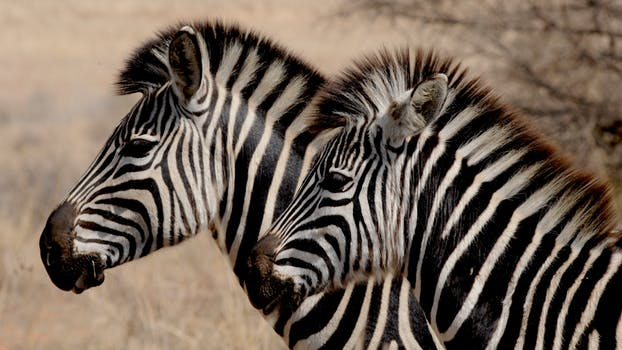
#> input picture images/zebras.jpg, 622 x 350 px
$ python opencv_gaussian.py
#> lines starting #> are read from the running program, lines starting #| are printed output that depends on the picture
import cv2
import matplotlib.pyplot as plt


img = cv2.imread("images/zebras.jpg", cv2.IMREAD_GRAYSCALE)
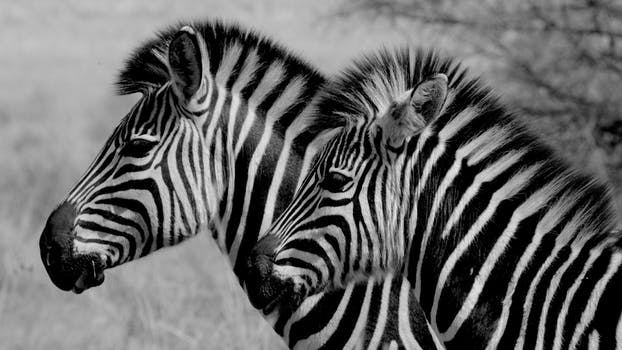
#> img: shape (350, 622); min 0, max 235, mean 104.2

kernel = cv2.getGaussianKernel(11, 2)

kernel = kernel.dot(kernel.T)

img_gaussian = cv2.filter2D(img, -1, kernel)
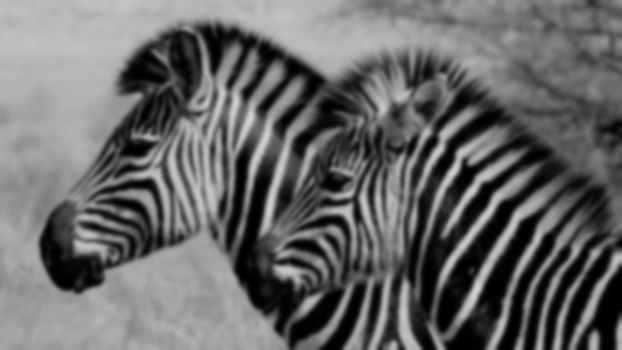
#> img_gaussian: shape (350, 622); min 0, max 211, mean 104.2

plt.figure(1)
plt.subplot(121)
plt.imshow(img, cmap="gray")
plt.title("Original Image")

plt.subplot(122)
plt.imshow(img_gaussian, cmap="gray")
plt.title("Gaussian Filter Image")
plt.show()
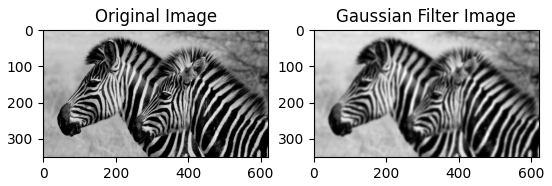
#> figure drawn by matplotlib, 2 panels

$ run again, with images/tiger.jpg copied over images/zebras.jpg
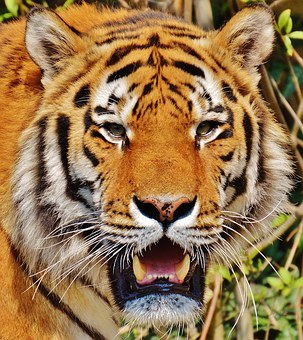
#> input picture images/tiger.jpg, 303 x 340 px
#> `img_gaussian = cv2.filter2D(img, -1, kernel)`:
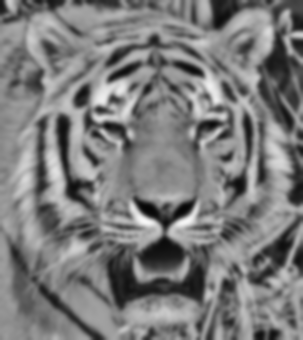
#> img_gaussian: shape (340, 303); min 5, max 247, mean 123.5
#> `plt.show()`:
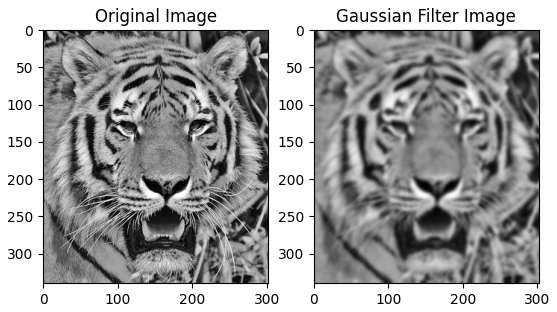
#> figure drawn by matplotlib, 2 panels
